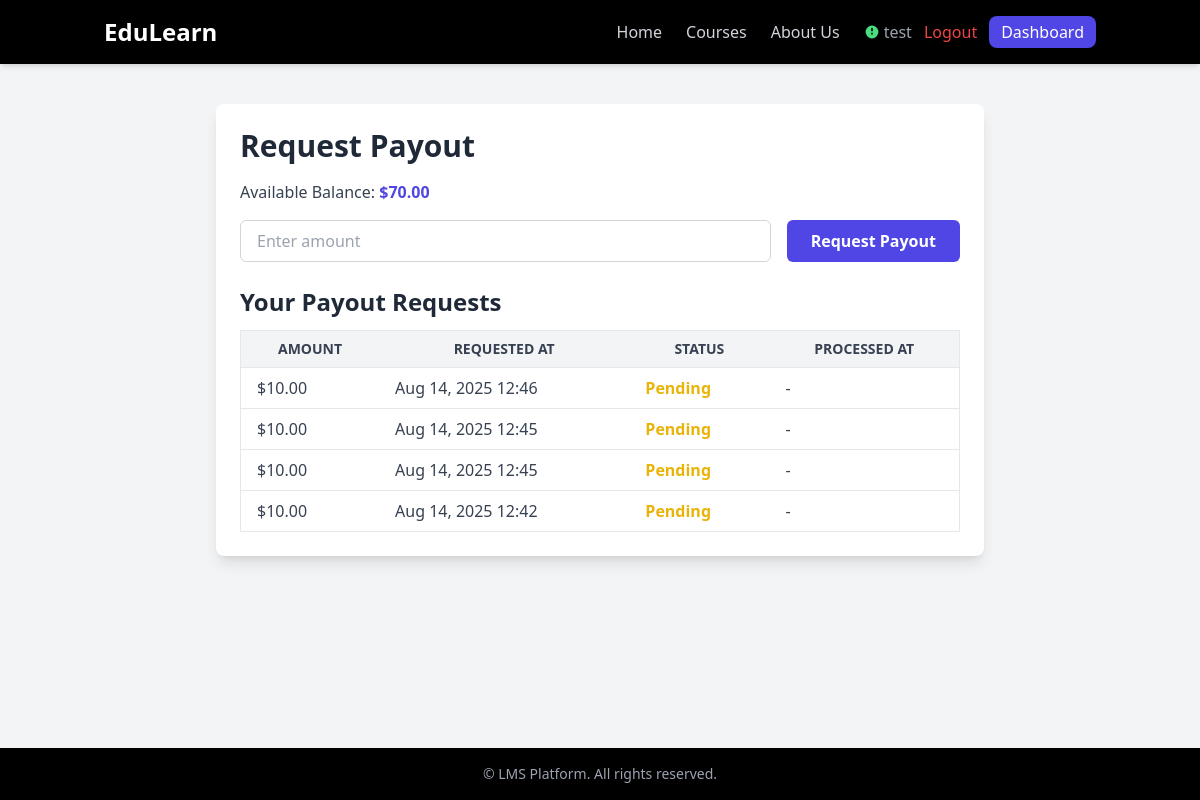
/instructor/payout-request/ (signed in), run on the app's committed database.
### app/models.py (models this page shows)
class User(AbstractUser):
    is_instructor = models.BooleanField(default=False)
    balance = models.DecimalField(max_digits=10, decimal_places=2, default=0.00,blank=True)
    stripe_account_id = models.CharField(max_length=255, blank=True, null=True)  # Stripe Connect Account ID

### payment/models.py (models this page shows)
class PayoutRequest(models.Model):
    instructor = models.ForeignKey(User, on_delete=models.CASCADE)
    amount = models.DecimalField(max_digits=10, decimal_places=2)
    requested_at = models.DateTimeField(auto_now_add=True)
    processed = models.BooleanField(default=False)
    processed_at = models.DateTimeField(null=True, blank=True)

### payment/views.py (the view, shortened to what this page needs)
# urls.py: path('instructor/payout-request/', views.payout_request_view, name='payout_request'),
@login_required
def payout_request_view(request):
    instructor = request.user
    requests = PayoutRequest.objects.filter(instructor=instructor).order_by('-requested_at')
    return render(request, "instructor/payout_request.html", {
        "balance": instructor.balance,
        "requests": requests,
    })

### templates/instructor/payout_request.html (shortened to what this page needs)
{% extends 'base.html' %}
{% block content %}
<div class="max-w-3xl mx-auto mt-10 bg-white p-6 rounded-lg shadow-lg">
  <h2 class="text-3xl font-bold mb-4 text-gray-800">Request Payout</h2>
  <p class="mb-4 text-gray-700">Available Balance:
    <span class="font-semibold text-indigo-600">${{ balance }}</span>
  </p>
  <form method="post" class="flex flex-col md:flex-row gap-4 mb-6">
    <input type="number" name="amount" min="1" step="0.01" placeholder="Enter amount"
      class="flex-1 px-4 py-2 border border-gray-300 rounded-md focus:ring-2 focus:ring-indigo-500 focus:outline-none" required>
    <button type="submit" class="bg-indigo-600 hover:bg-indigo-700 text-white px-6 py-2 rounded-md font-semibold">
      Request Payout
    </button>
  </form>
  <h3 class="text-2xl font-semibold mb-3 text-gray-800">Your Payout Requests</h3>
  {% if requests %}
    <div class="overflow-x-auto">
      <table class="w-full table-auto border border-gray-200">
        <thead class="bg-gray-100 text-gray-700 uppercase text-sm">
          <tr>
            <th class="px-4 py-2">Amount</th>
            <th class="px-4 py-2">Requested At</th>
            <th class="px-4 py-2">Status</th>
            <th class="px-4 py-2">Processed At</th>
          </tr>
        </thead>
        <tbody>
          {% for r in requests %}
          <tr class="border-t text-gray-700">
            <td class="px-4 py-2">${{ r.amount }}</td>
            <td class="px-4 py-2">{{ r.requested_at|date:"M d, Y H:i" }}</td>
            <td class="px-4 py-2">
              {% if r.processed %}
                <span class="text-green-600 font-semibold">Processed</span>
              {% else %}
                <span class="text-yellow-500 font-semibold">Pending</span>
              {% endif %}
            </td>
            <td class="px-4 py-2">
              {% if r.processed_at %}
                {{ r.processed_at|date:"M d, Y H:i" }}
              {% else %}
                -
              {% endif %}
            </td>
          </tr>
          {% endfor %}
        </tbody>
      </table>
    </div>
  {% else %}
    <p class="text-gray-500">No payout requests yet.</p>
  {% endif %}
</div>
{% endblock %}

### templates/base.html (shortened to what this page needs)
<!DOCTYPE html>
<html lang="en" class="scroll-smooth">
<head>
  <script src="https://cdn.tailwindcss.com"></script>
</head>
<body class="bg-gray-100 min-h-screen flex flex-col">
  <header class="sticky top-0 z-50 bg-black shadow-md">
    <nav class="container mx-auto px-4 py-4 flex items-center justify-between">
      <a href="/" class="text-2xl font-extrabold text-white hover:text-indigo-400 transition">EduLearn</a>
      <div class="hidden md:flex items-center space-x-6">
        <a href="/" class="text-gray-300 hover:text-indigo-400 transition">Home</a>
        <a href="{% url 'all_courses' %}" class="text-gray-300 hover:text-indigo-400 transition">Courses</a>
        <a href="{% url 'about' %}" class="text-gray-300 hover:text-indigo-400 transition">About Us</a>
        {% if user.is_authenticated %}
          <div class="flex items-center space-x-3">
            <span class="text-gray-400 flex items-center gap-1">
              <svg class="w-4 h-4 text-green-400" fill="currentColor" viewBox="0 0 20 20"><path d="M10 2a8 8 0 100 16 8 8 0 000-16zm1 11H9v-2h2v2zm0-4H9V5h2v4z"/></svg>
              {{ user.username }}
            </span>
            <form action="{% url 'logout' %}" method="post" class="inline">
              <button type="submit" class="text-red-500 hover:text-red-400 transition">Logout</button>
            </form>
            <a href="{% url 'student_dashboard' %}" class="px-3 py-1 bg-indigo-600 text-white rounded-lg hover:bg-indigo-500 transition">Dashboard</a>
          </div>
        {% else %}
          <a href="{% url 'login' %}" class="text-indigo-400 hover:text-indigo-300 transition">Login</a>
          <a href="{% url 'register' %}" class="ml-3 px-3 py-1 bg-indigo-600 text-white rounded-lg hover:bg-indigo-500 transition">Register</a>
        {% endif %}
      </div>
    </nav>
  </header>
  <main class="flex-1">
    {% block content %}{% endblock %}
  </main>
  <footer class="bg-black text-gray-400 text-sm p-4 text-center mt-auto shadow-inner">
    &copy; {{ now.year }} LMS Platform. All rights reserved.
  </footer>
</body>
</html>

### data on the page
User: username "test", balance "70.00"
PayoutRequest: amount "10.00", requested_at "Aug 14, 2025 12:46", processed "Pending"
PayoutRequest: amount "10.00", requested_at "Aug 14, 2025 12:45", processed "Pending"
PayoutRequest: amount "10.00", requested_at "Aug 14, 2025 12:45", processed "Pending"
PayoutRequest: amount "10.00", requested_at "Aug 14, 2025 12:42", processed "Pending"
